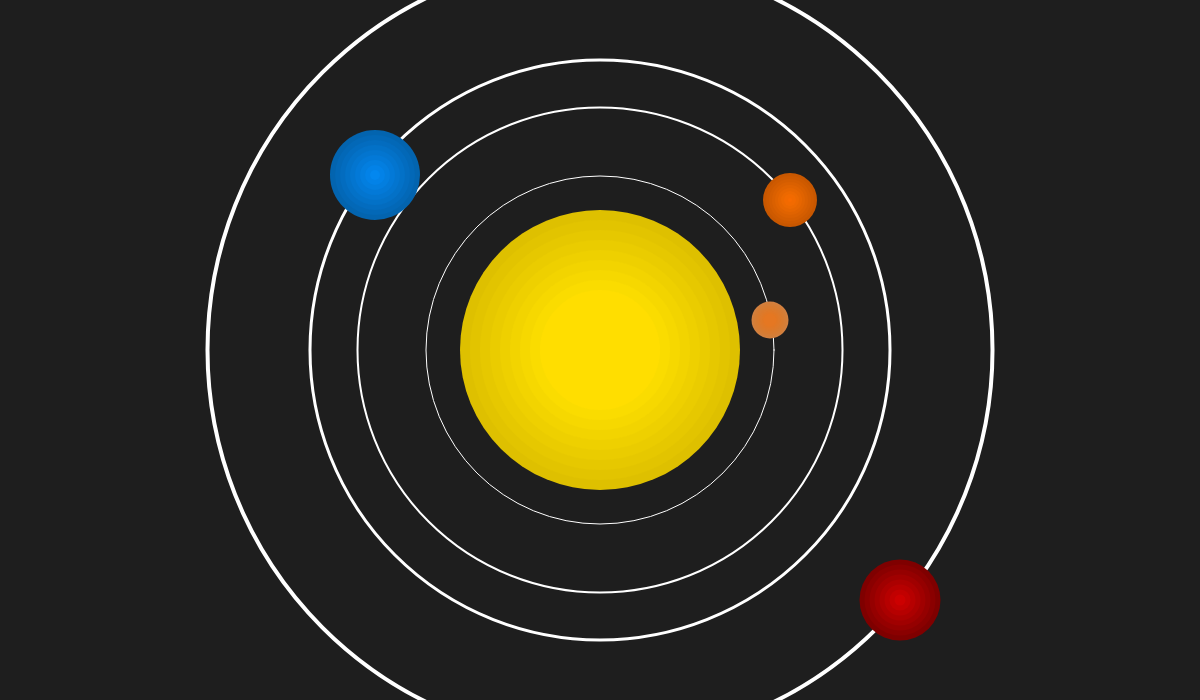
Frame 1 (no input)
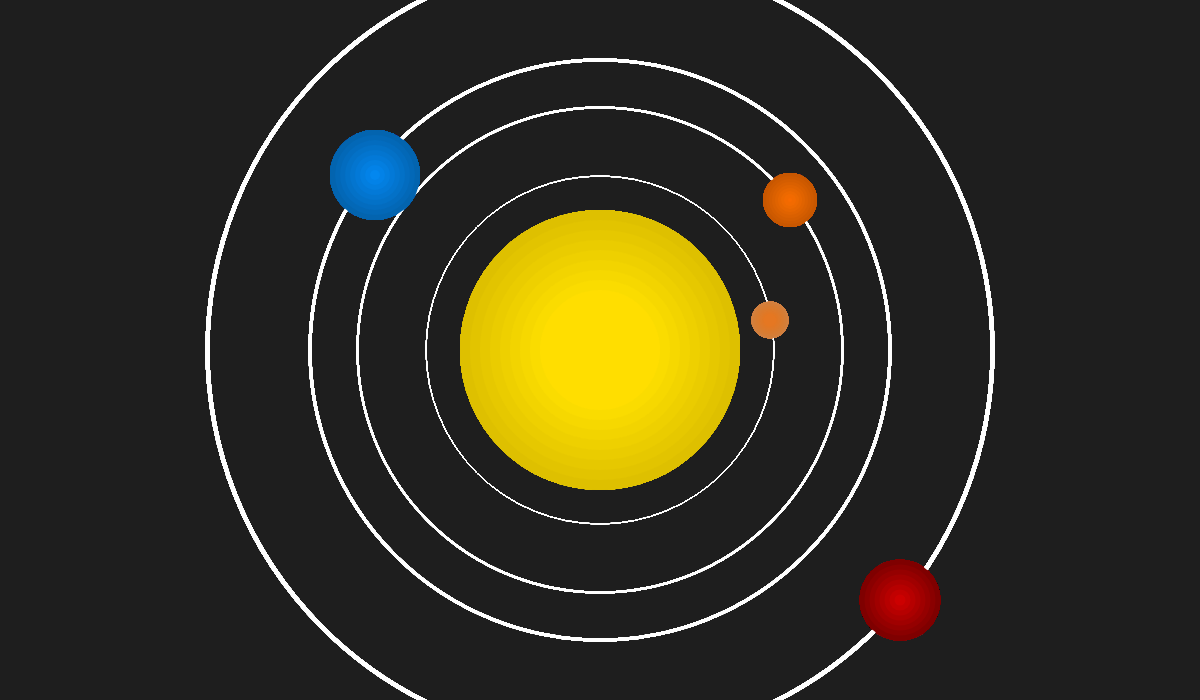
Frame 60 (no input)
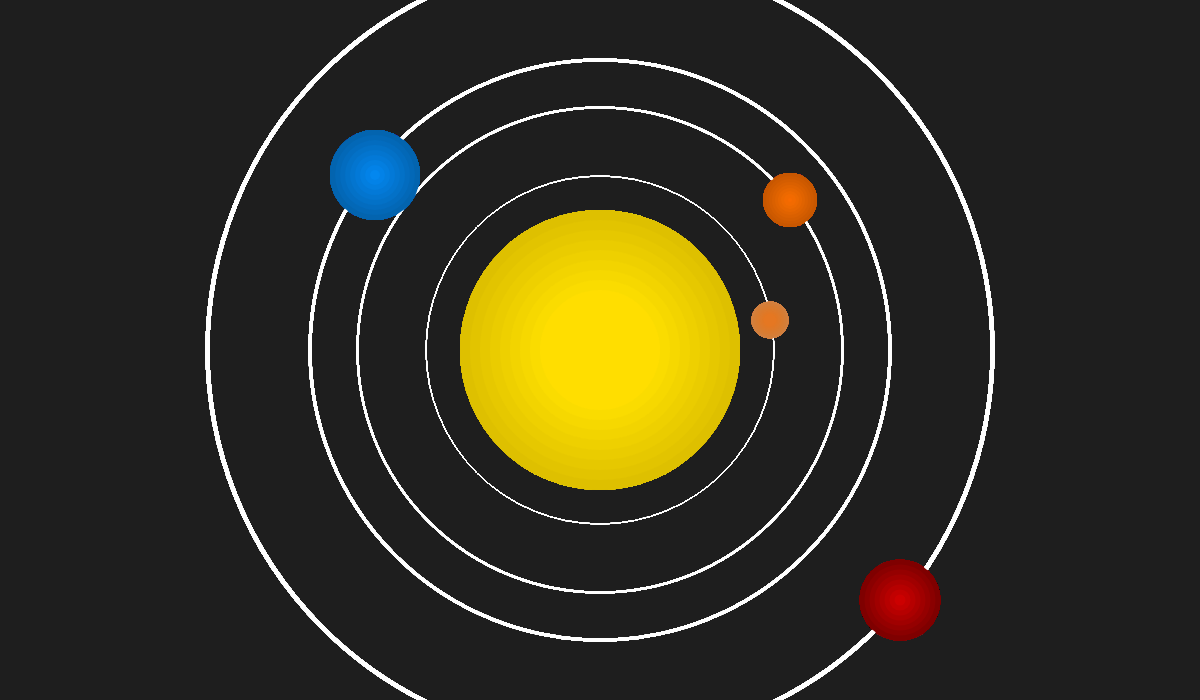
Frame 120 (the mouse pressed at the canvas centre since frame 60)

The p5.js sketch that drew these frames (run headless with seeded random() and noise() and a simulated clock; from frame 60 on, the mouse is pressed at the canvas centre):

// p5.js sketch
// ── sketch.js
function setup() {
  createCanvas(1200, 700);
  background(30,30,30);
}

function draw() {
  var planetSun = 300;
  var planetSunLocationX = 600;
  var planetSunLocationY = 350;
  
  var planetMercury = 40;
  var planetMercuryLocationX = 770
  var planetMercuryLocationY = 320
  
  var planetVenus = 60;
  var planetVenusLocationX = 790;
  var planetVenusLocationY = 200;
  
  var planetEarth = 100;
  var planetEarthLocationX = 375;
  var planetEarthLocationY = 175;
  
  var planetMars = 91;
  var planetMarsLocationX = 900;
  var planetMarsLocationY = 600;

//Sun

  fill (222,192,0);
  strokeWeight(0);
  ellipse(planetSunLocationX, planetSunLocationY, planetSun-20, planetSun-20);

  fill (226,196,0);
  strokeWeight(0);
  ellipse(planetSunLocationX, planetSunLocationY, planetSun-40, planetSun-40);
  
  fill (230,200,0);
  strokeWeight(0);
  ellipse(planetSunLocationX, planetSunLocationY, planetSun-60, planetSun-60);
  
  fill (234,204,0);
  strokeWeight(0);
  ellipse(planetSunLocationX, planetSunLocationY, planetSun-80, planetSun-80);
  
  fill (238,208,0);
  strokeWeight(0);
  ellipse(planetSunLocationX, planetSunLocationY, planetSun-100, planetSun-100);
  
  fill (242,212,0);
  strokeWeight(0);
  ellipse(planetSunLocationX, planetSunLocationY, planetSun-120, planetSun-120);
  
  fill (246,216,0);
  strokeWeight(0);
  ellipse(planetSunLocationX, planetSunLocationY, planetSun-140, planetSun-140);
  
  fill (250,220,0);
  strokeWeight(0);
  ellipse(planetSunLocationX, planetSunLocationY, planetSun-160, planetSun-160);
  
  fill (255,222,0);
  strokeWeight(0);
  ellipse(planetSunLocationX, planetSunLocationY, planetSun-180, planetSun-180);
  
//Mercury Orbit
  noFill()
  stroke(255, 255, 255);
  strokeWeight(1);
  ellipse(600,350,348,348)

//Mercury

  fill (210,128,64);
  strokeWeight(0);
  ellipse(planetMercuryLocationX, planetMercuryLocationY, planetMercury-3, planetMercury-3);
  
  fill (212,126,56);
  strokeWeight(0);
  ellipse(planetMercuryLocationX, planetMercuryLocationY, planetMercury-6, planetMercury-6);
  
  fill (214,125,53);
  strokeWeight(0);
  ellipse(planetMercuryLocationX, planetMercuryLocationY, planetMercury-9, planetMercury-9);
  
  fill (216,124,49);
  strokeWeight(0);
  ellipse(planetMercuryLocationX, planetMercuryLocationY, planetMercury-12, planetMercury-12);
  
  fill (218,123,46);
  strokeWeight(0);
  ellipse(planetMercuryLocationX, planetMercuryLocationY, planetMercury-15, planetMercury-15);
  
  fill (221,122,43);
  strokeWeight(0);
  ellipse(planetMercuryLocationX, planetMercuryLocationY, planetMercury-18, planetMercury-18);
  
  fill (223,121,40);
  strokeWeight(0);
  ellipse(planetMercuryLocationX, planetMercuryLocationY, planetMercury-21, planetMercury-21);
  
  fill (225,120,37);
  strokeWeight(0);
  ellipse(planetMercuryLocationX, planetMercuryLocationY, planetMercury-24, planetMercury-24);
  
  fill (229,119,34);
  strokeWeight(0);
  ellipse(planetMercuryLocationX, planetMercuryLocationY, planetMercury-27, planetMercury-27);

//Venus Orbit
  noFill()
  stroke(255, 255, 255);
  strokeWeight(2);
  ellipse(600,350,485,485)

//Venus

  fill (200,87,0);
  strokeWeight(0);
  ellipse(planetVenusLocationX, planetVenusLocationY, planetVenus-6,planetVenus-6)
  
  fill (206,90,0);
  strokeWeight(0);
  ellipse(planetVenusLocationX, planetVenusLocationY, planetVenus-12,planetVenus-12)
  
  fill (212,93,0);
  strokeWeight(0);
  ellipse(planetVenusLocationX, planetVenusLocationY, planetVenus-18,planetVenus-18)
  
  fill (218,96,0);
  strokeWeight(0);
  ellipse(planetVenusLocationX, planetVenusLocationY, planetVenus-24,planetVenus-24)
  
  fill (224,99,0);
  strokeWeight(0);
  ellipse(planetVenusLocationX, planetVenusLocationY, planetVenus-30,planetVenus-30)
  
  fill (230,102,0);
  strokeWeight(0);
  ellipse(planetVenusLocationX, planetVenusLocationY, planetVenus-36,planetVenus-36)
  
  fill (236,105,0);
  strokeWeight(0);
  ellipse(planetVenusLocationX, planetVenusLocationY, planetVenus-42,planetVenus-42)
  
  fill (242,106,0);
  strokeWeight(0);
  ellipse(planetVenusLocationX, planetVenusLocationY, planetVenus-48,planetVenus-48)
  
  fill (248,107,0);
  strokeWeight(0);
  ellipse(planetVenusLocationX, planetVenusLocationY, planetVenus-56,planetVenus-56)

//Earth Orbit
  noFill()
  stroke(255, 255, 255);
  strokeWeight(3);
  ellipse(600,350,580,580)

//Earth

  fill (3,100,175);
  strokeWeight(0);
  ellipse(planetEarthLocationX, planetEarthLocationY, planetEarth-10,planetEarth-10);
  
  fill (3,104,183);
  strokeWeight(0);
  ellipse(planetEarthLocationX, planetEarthLocationY, planetEarth-20,planetEarth-20);
  
  fill (3,108,191);
  strokeWeight(0);
  ellipse(planetEarthLocationX, planetEarthLocationY, planetEarth-30,planetEarth-30);
  
  fill (3,113,199);
  strokeWeight(0);
  ellipse(planetEarthLocationX, planetEarthLocationY, planetEarth-40,planetEarth-40);
  
  fill (3,117,207);
  strokeWeight(0);
  ellipse(planetEarthLocationX, planetEarthLocationY, planetEarth-50,planetEarth-50);
  
  fill (3,121,215);
  strokeWeight(0);
  ellipse(planetEarthLocationX, planetEarthLocationY, planetEarth-60,planetEarth-60);
  
  fill (3,126,223);
  strokeWeight(0);
  ellipse(planetEarthLocationX, planetEarthLocationY, planetEarth-70,planetEarth-70);
  
  fill (3,130,231);
  strokeWeight(0);
  ellipse(planetEarthLocationX, planetEarthLocationY, planetEarth-80,planetEarth-80);
  
  fill (3,135,239);
  strokeWeight(0);
  ellipse(planetEarthLocationX, planetEarthLocationY, planetEarth-90,planetEarth-90);

//Mars Orbit
  noFill()
  stroke(255, 255, 255);
  strokeWeight(4);
  ellipse(600,350,785,785)

//Mars

  fill(127,0,0);
  strokeWeight(0);
  ellipse(planetMarsLocationX, planetMarsLocationY, planetMars-10, planetMars-10);
  
  fill(138,0,0);
  strokeWeight(0);
  ellipse(planetMarsLocationX, planetMarsLocationY, planetMars-20, planetMars-20);
  
  fill(149,0,0);
  strokeWeight(0);
  ellipse(planetMarsLocationX, planetMarsLocationY, planetMars-30, planetMars-30);
  
  fill(160,0,0);
  strokeWeight(0);
  ellipse(planetMarsLocationX, planetMarsLocationY, planetMars-40, planetMars-40);
  
  fill(171,0,0);
  strokeWeight(0);
  ellipse(planetMarsLocationX, planetMarsLocationY, planetMars-50, planetMars-50);
  
  fill(182,0,0);
  strokeWeight(0);
  ellipse(planetMarsLocationX, planetMarsLocationY, planetMars-60, planetMars-60);
  
  fill(193,0,0);
  strokeWeight(0);
  ellipse(planetMarsLocationX, planetMarsLocationY, planetMars-70, planetMars-70);
  
  fill(204,0,0);
  strokeWeight(0);
  ellipse(planetMarsLocationX, planetMarsLocationY, planetMars-80, planetMars-80);
  
  fill(215,0,0);
  strokeWeight(0);
  ellipse(planetMarsLocationX, planetMarsLocationY, planetMars-90, planetMars-90);
  
}
